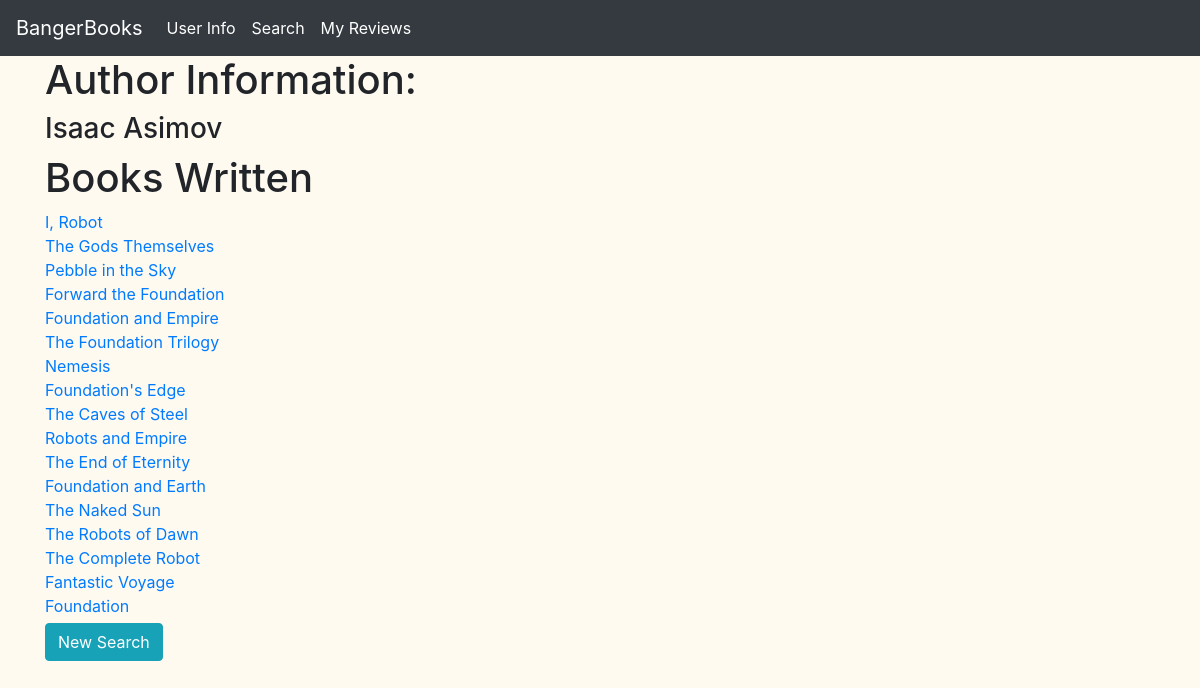
The page /search/author/4 on the database its author committed.
### search/models.py (models this page shows, shortened)
class Author(models.Model):
    name = models.TextField()

class Book(models.Model):
    author_id = models.ForeignKey(Author, on_delete=models.CASCADE, related_name="books")
    title = models.TextField()
    isbn = models.TextField()
    year = models.IntegerField()

### search/views.py (the view)
# urls.py: path("author/<int:author_id>", views.author, name="author"),
def author(request, author_id):
    this_author = Author.objects.get(pk=author_id)
    books = this_author.books.all()
    return render(request, "search/author.html", {
        "author": this_author,
        "books": books
    })

### search/templates/search/author.html (shortened to what this page needs)
{% extends 'search/layouts.html' %}
{% block head %}
{% load static %}
<link rel="stylesheet" href="{% static 'search/css/author.css' %}">
{% endblock %}
{% block body %}
    <div class="container">
        <h1>Author Information:</h1>
        <h3>{{ author.name }}</h3>
        <h1>Books Written</h1>
            <ul>
                {% for book in books %}
                    <a href="{% url 'search:book' book.id %}">{{ book.title }}</a>
                    <br>
                {% endfor %}
            </ul>
        <a class="btn btn-info" href="{% url 'search:index' %}">New Search</a>
    </div>
{% endblock %}

### static/css/bangerbooks.css (style rules this page uses)
body { background-color: floralwhite; }

### static/search/css/author.css (style rules this page uses)
ul { padding: 0px; margin-bottom: 5px; }

### rows shown on the page
Author: name "Isaac Asimov"
Book: title "I, Robot"
Book: title "The Gods Themselves"
Book: title "Pebble in the Sky"
Book: title "Forward the Foundation"
Book: title "Foundation and Empire"
Book: title "The Foundation Trilogy"
Book: title "Nemesis"
Book: title "Foundation's Edge"
Book: title "The Caves of Steel"
Book: title "Robots and Empire"
Book: title "The End of Eternity"
Book: title "Foundation and Earth"
Book: title "The Naked Sun"
Book: title "The Robots of Dawn"
